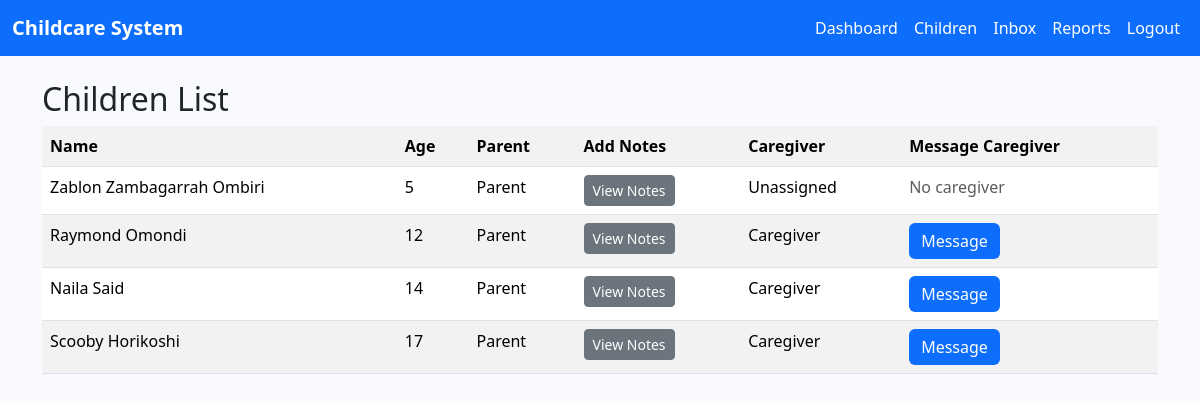
/children/ (signed in), run on the app's committed database.
### core/models.py (models this page shows, shortened)
class Child(models.Model):
    name = models.CharField(max_length=100)
    age = models.PositiveIntegerField()
    parent = models.ForeignKey(
        settings.AUTH_USER_MODEL,
        on_delete=models.CASCADE,
        limit_choices_to={'role': 'PARENT'},
        related_name='children_as_parent'
    )
    caregiver = models.ForeignKey(
        settings.AUTH_USER_MODEL,
        on_delete=models.SET_NULL,
        null=True, blank=True,
        limit_choices_to={'role': 'CAREGIVER'},
        related_name='children_as_caregiver'
    )

class User(AbstractUser):
    ROLE_CHOICES = (
        ('ADMIN', 'Administrator'),
        ('CAREGIVER', 'Caregiver'),
        ('PARENT', 'Parent'),
    )
    role = models.CharField(max_length=15, choices=ROLE_CHOICES, default='PARENT')

### core/views.py (the view)
# urls.py: path('children/', views.child_list, name='child_list'),
@login_required
def child_list(request):
    if request.user.role == 'ADMIN':
        children = Child.objects.all()
    elif request.user.role == 'PARENT':
        children = request.user.children_as_parent.all()
    elif request.user.role == 'CAREGIVER':
        children = request.user.children_as_caregiver.all()
    else:
        children = []
    return render(request, 'child_list.html', {'children': children})

### core/templates/child_list.html (shortened to what this page needs)
{% extends 'base.html' %}
{% block content %}
<h2>Children List</h2>
<table class="table table-striped">
    <tr>
        <th>Name</th>
        <th>Age</th>
        <th>Parent</th>
        <th>Add Notes</th>
        <th>Caregiver</th>
        <th>Message Caregiver</th>
    </tr>
    {% for child in children %}
    <tr>
        <td>{{ child.name }}</td>
        <td>{{ child.age }}</td>
        <td>{{ child.parent.username }}</td>
        <td>
            {% if user.role == 'CAREGIVER' and child.caregiver == user %}
                <a href="{% url 'care_notes' child.id %}" class="btn btn-sm btn-info">Add/View Notes</a>
            {% else %}
                <a href="{% url 'care_notes' child.id %}" class="btn btn-sm btn-secondary">View Notes</a>
            {% endif %}
        </td>
        <td>
            {% if child.caregiver %}
                {{ child.caregiver.username }}
            {% else %}
                Unassigned
            {% endif %}
        </td>
        <td>
            {% if child.caregiver %}
                <a href="{% url 'send_message' child.caregiver.id %}" class="btn btn-primary">
                    Message
                </a>
            {% else %}
                <span class="text-muted">No caregiver</span>
            {% endif %}
        </td>
    </tr>
    {% endfor %}
</table>
{% endblock %}

### core/templates/base.html (style rules this page uses)
body { background-color: #f8faff; }
.btn-primary { background-color: #0d6efd; border: none; }

### data on the page
Child: name "Zablon Zambagarrah Ombiri", age "5", parent.username "Parent", shows "Unassigned", shows "No caregiver"
Child: name "Raymond Omondi", age "12", parent.username "Parent", caregiver.username "Caregiver", shows "Message"
Child: name "Naila Said", age "14", parent.username "Parent", caregiver.username "Caregiver", shows "Message"
Child: name "Scooby Horikoshi", age "17", parent.username "Parent", caregiver.username "Caregiver", shows "Message"
